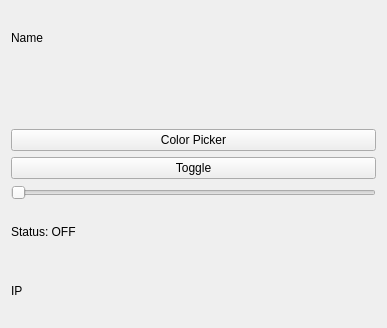
<?xml version="1.0" encoding="UTF-8"?>
<ui version="4.0">
 <class>RGBLampWidget</class>
 <widget class="QWidget" name="RGBLampWidget">
  <property name="geometry">
   <rect>
    <x>0</x>
    <y>0</y>
    <width>387</width>
    <height>328</height>
   </rect>
  </property>
  <property name="windowTitle">
   <string>Form</string>
  </property>
  <layout class="QGridLayout" name="gridLayout">
   <item row="0" column="0">
    <layout class="QVBoxLayout" name="verticalLayout">
     <item alignment="">
      <widget class="QLabel" name="nameLabel">
       <property name="text">
        <string>Name</string>
       </property>
      </widget>
     </item>
     <item alignment="">
      <widget class="QLabel" name="RGBLamp_deviceIcon">
       <property name="text">
        <string/>
       </property>
       <property name="pixmap">
        <pixmap resource="resources.qrc">:/static/icons/rgb-light-bulb.png</pixmap>
       </property>
       <property name="alignment">
        <set>Qt::AlignmentFlag::AlignCenter</set>
       </property>
      </widget>
     </item>
     <item>
      <widget class="QPushButton" name="colorPickerButton">
       <property name="text">
        <string>Color Picker</string>
       </property>
      </widget>
     </item>
     <item>
      <widget class="QPushButton" name="toggleButton">
       <property name="text">
        <string>Toggle</string>
       </property>
      </widget>
     </item>
     <item>
      <widget class="QSlider" name="brightnessSlider">
       <property name="orientation">
        <enum>Qt::Orientation::Horizontal</enum>
       </property>
      </widget>
     </item>
     <item alignment="">
      <widget class="QLabel" name="statusLabel">
       <property name="text">
        <string>Status: OFF</string>
       </property>
      </widget>
     </item>
     <item alignment="">
      <widget class="QLabel" name="IPAddressLabel">
       <property name="text">
        <string>IP</string>
       </property>
      </widget>
     </item>
    </layout>
   </item>
  </layout>
 </widget>
 <resources>
  <include location="resources.qrc"/>
 </resources>
 <connections/>
</ui>
